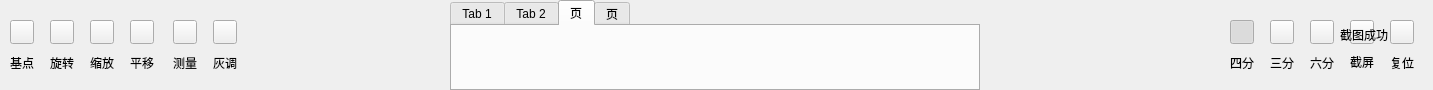
<?xml version="1.0" encoding="UTF-8"?>
<ui version="4.0">
 <class>qSlicerMeasureModuleWidget</class>
 <widget class="qSlicerWidget" name="qSlicerMeasureModuleWidget">
  <property name="geometry">
   <rect>
    <x>0</x>
    <y>0</y>
    <width>1433</width>
    <height>90</height>
   </rect>
  </property>
  <property name="minimumSize">
   <size>
    <width>122</width>
    <height>0</height>
   </size>
  </property>
  <property name="maximumSize">
   <size>
    <width>10000</width>
    <height>16777215</height>
   </size>
  </property>
  <property name="windowTitle">
   <string>QmitkTemplate</string>
  </property>
  <property name="styleSheet">
   <string notr="true"/>
  </property>
  <widget class="QWidget" name="widget" native="true">
   <property name="geometry">
    <rect>
     <x>0</x>
     <y>10</y>
     <width>411</width>
     <height>66</height>
    </rect>
   </property>
   <widget class="QLabel" name="label_6">
    <property name="geometry">
     <rect>
      <x>170</x>
      <y>40</y>
      <width>30</width>
      <height>25</height>
     </rect>
    </property>
    <property name="font">
     <font>
      <family>微软雅黑</family>
      <pointsize>9</pointsize>
     </font>
    </property>
    <property name="text">
     <string>测量</string>
    </property>
    <property name="alignment">
     <set>Qt::AlignCenter</set>
    </property>
   </widget>
   <widget class="QLabel" name="label">
    <property name="geometry">
     <rect>
      <x>47</x>
      <y>40</y>
      <width>30</width>
      <height>25</height>
     </rect>
    </property>
    <property name="font">
     <font>
      <family>微软雅黑</family>
      <pointsize>9</pointsize>
     </font>
    </property>
    <property name="text">
     <string>旋转</string>
    </property>
    <property name="alignment">
     <set>Qt::AlignCenter</set>
    </property>
   </widget>
   <widget class="QLabel" name="label_7">
    <property name="geometry">
     <rect>
      <x>210</x>
      <y>40</y>
      <width>30</width>
      <height>25</height>
     </rect>
    </property>
    <property name="font">
     <font>
      <family>微软雅黑</family>
      <pointsize>9</pointsize>
     </font>
    </property>
    <property name="text">
     <string>灰调</string>
    </property>
    <property name="alignment">
     <set>Qt::AlignCenter</set>
    </property>
   </widget>
   <widget class="QLabel" name="label_2">
    <property name="geometry">
     <rect>
      <x>87</x>
      <y>40</y>
      <width>30</width>
      <height>25</height>
     </rect>
    </property>
    <property name="font">
     <font>
      <family>微软雅黑</family>
      <pointsize>9</pointsize>
     </font>
    </property>
    <property name="text">
     <string>缩放</string>
    </property>
    <property name="alignment">
     <set>Qt::AlignCenter</set>
    </property>
   </widget>
   <widget class="QPushButton" name="pBtnZoomout">
    <property name="geometry">
     <rect>
      <x>90</x>
      <y>10</y>
      <width>24</width>
      <height>24</height>
     </rect>
    </property>
    <property name="text">
     <string/>
    </property>
    <property name="checkable">
     <bool>true</bool>
    </property>
    <property name="autoExclusive">
     <bool>true</bool>
    </property>
    <property name="flat">
     <bool>false</bool>
    </property>
   </widget>
   <widget class="QPushButton" name="pBtnGrayscale">
    <property name="geometry">
     <rect>
      <x>213</x>
      <y>10</y>
      <width>24</width>
      <height>24</height>
     </rect>
    </property>
    <property name="text">
     <string/>
    </property>
    <property name="checkable">
     <bool>true</bool>
    </property>
    <property name="autoExclusive">
     <bool>true</bool>
    </property>
   </widget>
   <widget class="QPushButton" name="pBtnMove">
    <property name="geometry">
     <rect>
      <x>130</x>
      <y>10</y>
      <width>24</width>
      <height>24</height>
     </rect>
    </property>
    <property name="text">
     <string/>
    </property>
    <property name="checkable">
     <bool>true</bool>
    </property>
    <property name="autoExclusive">
     <bool>true</bool>
    </property>
   </widget>
   <widget class="QPushButton" name="pBtnZoomin">
    <property name="geometry">
     <rect>
      <x>50</x>
      <y>10</y>
      <width>24</width>
      <height>24</height>
     </rect>
    </property>
    <property name="font">
     <font>
      <pointsize>9</pointsize>
     </font>
    </property>
    <property name="text">
     <string/>
    </property>
    <property name="checkable">
     <bool>true</bool>
    </property>
    <property name="autoExclusive">
     <bool>true</bool>
    </property>
    <property name="flat">
     <bool>false</bool>
    </property>
   </widget>
   <widget class="QPushButton" name="pBtnZoomin_2">
    <property name="geometry">
     <rect>
      <x>10</x>
      <y>10</y>
      <width>24</width>
      <height>24</height>
     </rect>
    </property>
    <property name="styleSheet">
     <string notr="true"/>
    </property>
    <property name="text">
     <string/>
    </property>
    <property name="checkable">
     <bool>true</bool>
    </property>
    <property name="checked">
     <bool>false</bool>
    </property>
    <property name="autoExclusive">
     <bool>true</bool>
    </property>
    <property name="flat">
     <bool>false</bool>
    </property>
   </widget>
   <widget class="QPushButton" name="pBtnMeasure">
    <property name="geometry">
     <rect>
      <x>173</x>
      <y>10</y>
      <width>24</width>
      <height>24</height>
     </rect>
    </property>
    <property name="styleSheet">
     <string notr="true"/>
    </property>
    <property name="text">
     <string/>
    </property>
    <property name="checkable">
     <bool>true</bool>
    </property>
    <property name="autoExclusive">
     <bool>true</bool>
    </property>
   </widget>
   <widget class="QLabel" name="label_3">
    <property name="geometry">
     <rect>
      <x>127</x>
      <y>40</y>
      <width>30</width>
      <height>25</height>
     </rect>
    </property>
    <property name="font">
     <font>
      <family>微软雅黑</family>
      <pointsize>9</pointsize>
     </font>
    </property>
    <property name="text">
     <string>平移</string>
    </property>
    <property name="alignment">
     <set>Qt::AlignCenter</set>
    </property>
   </widget>
   <widget class="QLabel" name="label_14">
    <property name="geometry">
     <rect>
      <x>7</x>
      <y>40</y>
      <width>30</width>
      <height>25</height>
     </rect>
    </property>
    <property name="font">
     <font>
      <family>微软雅黑</family>
      <pointsize>9</pointsize>
     </font>
    </property>
    <property name="text">
     <string>基点</string>
    </property>
    <property name="alignment">
     <set>Qt::AlignCenter</set>
    </property>
   </widget>
  </widget>
  <widget class="QWidget" name="widget_2" native="true">
   <property name="geometry">
    <rect>
     <x>1220</x>
     <y>10</y>
     <width>211</width>
     <height>66</height>
    </rect>
   </property>
   <widget class="QLabel" name="label_5">
    <property name="geometry">
     <rect>
      <x>167</x>
      <y>40</y>
      <width>30</width>
      <height>25</height>
     </rect>
    </property>
    <property name="font">
     <font>
      <family>微软雅黑</family>
      <pointsize>9</pointsize>
     </font>
    </property>
    <property name="text">
     <string>复位</string>
    </property>
    <property name="alignment">
     <set>Qt::AlignCenter</set>
    </property>
   </widget>
   <widget class="QPushButton" name="pBtnReset">
    <property name="geometry">
     <rect>
      <x>170</x>
      <y>10</y>
      <width>24</width>
      <height>24</height>
     </rect>
    </property>
    <property name="font">
     <font>
      <pointsize>9</pointsize>
     </font>
    </property>
    <property name="text">
     <string/>
    </property>
    <property name="checkable">
     <bool>false</bool>
    </property>
    <property name="autoExclusive">
     <bool>true</bool>
    </property>
   </widget>
   <widget class="QLabel" name="label_11">
    <property name="geometry">
     <rect>
      <x>120</x>
      <y>15</y>
      <width>51</width>
      <height>20</height>
     </rect>
    </property>
    <property name="text">
     <string>截图成功</string>
    </property>
   </widget>
   <widget class="QLabel" name="label_4">
    <property name="geometry">
     <rect>
      <x>127</x>
      <y>39</y>
      <width>30</width>
      <height>25</height>
     </rect>
    </property>
    <property name="font">
     <font>
      <family>微软雅黑</family>
      <pointsize>9</pointsize>
     </font>
    </property>
    <property name="text">
     <string>截屏</string>
    </property>
    <property name="alignment">
     <set>Qt::AlignCenter</set>
    </property>
   </widget>
   <widget class="QPushButton" name="pBtnWhirling">
    <property name="geometry">
     <rect>
      <x>130</x>
      <y>10</y>
      <width>24</width>
      <height>24</height>
     </rect>
    </property>
    <property name="text">
     <string/>
    </property>
    <property name="checkable">
     <bool>false</bool>
    </property>
    <property name="autoExclusive">
     <bool>false</bool>
    </property>
   </widget>
   <widget class="QLabel" name="label_8">
    <property name="geometry">
     <rect>
      <x>7</x>
      <y>40</y>
      <width>30</width>
      <height>25</height>
     </rect>
    </property>
    <property name="font">
     <font>
      <family>微软雅黑</family>
      <pointsize>9</pointsize>
     </font>
    </property>
    <property name="text">
     <string>四分</string>
    </property>
    <property name="alignment">
     <set>Qt::AlignCenter</set>
    </property>
   </widget>
   <widget class="QLabel" name="label_9">
    <property name="geometry">
     <rect>
      <x>47</x>
      <y>40</y>
      <width>30</width>
      <height>25</height>
     </rect>
    </property>
    <property name="font">
     <font>
      <family>微软雅黑</family>
      <pointsize>9</pointsize>
     </font>
    </property>
    <property name="text">
     <string>三分</string>
    </property>
    <property name="alignment">
     <set>Qt::AlignCenter</set>
    </property>
   </widget>
   <widget class="QPushButton" name="pBtnAllView">
    <property name="geometry">
     <rect>
      <x>90</x>
      <y>10</y>
      <width>24</width>
      <height>24</height>
     </rect>
    </property>
    <property name="text">
     <string/>
    </property>
    <property name="checkable">
     <bool>true</bool>
    </property>
    <property name="autoExclusive">
     <bool>true</bool>
    </property>
   </widget>
   <widget class="QPushButton" name="pBtnThreeView">
    <property name="geometry">
     <rect>
      <x>50</x>
      <y>10</y>
      <width>24</width>
      <height>24</height>
     </rect>
    </property>
    <property name="text">
     <string/>
    </property>
    <property name="checkable">
     <bool>true</bool>
    </property>
    <property name="autoExclusive">
     <bool>true</bool>
    </property>
   </widget>
   <widget class="QLabel" name="label_12">
    <property name="geometry">
     <rect>
      <x>87</x>
      <y>40</y>
      <width>30</width>
      <height>25</height>
     </rect>
    </property>
    <property name="font">
     <font>
      <family>微软雅黑</family>
      <pointsize>9</pointsize>
     </font>
    </property>
    <property name="text">
     <string>六分</string>
    </property>
    <property name="alignment">
     <set>Qt::AlignCenter</set>
    </property>
   </widget>
   <widget class="QPushButton" name="pBtnFourView">
    <property name="geometry">
     <rect>
      <x>10</x>
      <y>10</y>
      <width>24</width>
      <height>24</height>
     </rect>
    </property>
    <property name="text">
     <string/>
    </property>
    <property name="checkable">
     <bool>true</bool>
    </property>
    <property name="checked">
     <bool>true</bool>
    </property>
    <property name="autoExclusive">
     <bool>true</bool>
    </property>
   </widget>
   <zorder>label_5</zorder>
   <zorder>pBtnReset</zorder>
   <zorder>label_4</zorder>
   <zorder>pBtnWhirling</zorder>
   <zorder>label_11</zorder>
   <zorder>label_8</zorder>
   <zorder>label_9</zorder>
   <zorder>pBtnAllView</zorder>
   <zorder>pBtnThreeView</zorder>
   <zorder>label_12</zorder>
   <zorder>pBtnFourView</zorder>
  </widget>
  <widget class="QTabWidget" name="tabWidget">
   <property name="geometry">
    <rect>
     <x>450</x>
     <y>0</y>
     <width>530</width>
     <height>91</height>
    </rect>
   </property>
   <property name="currentIndex">
    <number>2</number>
   </property>
   <property name="tabBarAutoHide">
    <bool>false</bool>
   </property>
   <widget class="QWidget" name="tab">
    <attribute name="title">
     <string>Tab 1</string>
    </attribute>
    <widget class="QLabel" name="label_10">
     <property name="geometry">
      <rect>
       <x>0</x>
       <y>0</y>
       <width>530</width>
       <height>66</height>
      </rect>
     </property>
     <property name="font">
      <font>
       <pointsize>15</pointsize>
      </font>
     </property>
     <property name="styleSheet">
      <string notr="true">color: rgb(255, 255, 255);</string>
     </property>
     <property name="text">
      <string>TextLabelTextLabelTextLabelTextLabelTextLabelTextLabelTextLabelTextLabelTextLabelTextLabelTextLabelTextLabelTextLabelTextLabelTextLabelTextLabelTextLabelTextLabelTextLabelTextLabelTextLabelTextLabelTextLabelTextLabelTextLabelTextLabelTextLabelTextLabelTextLabelTextLabelTextLabelTextLabelTextLabelTextLabelTextLabelTextLabelTextLabelTextLabelTextLabelTextLabelTextLabelTextLabelTextLabelTextLabelTextLabelTextLabelTextLabelTextLabelTextLabelTextLabelTextLabelTextLabelTextLabelTextLabelTextLabelTextLabelTextLabelTextLabelTextLabelTextLabelTextLabelTextLabelTextLabelTextLabelTextLabelTextLabelTextLabelTextLabelTextLabelTextLabelTextLabelTextLabelTextLabelTextLabelTextLabelTextLabelTextLabelTextLabelTextLabelTextLabelTextLabelTextLabelTextLabelTextLabelTextLabelTextLabelTextLabelTextLabelTextLabelTextLabelTextLabelTextLabelTextLabelTextLabelTextLabelTextLabelTextLabelTextLabelTextLabelTextLabelTextLabelTextLabelTextLabelTextLabelTextLabelTextLabelTextLabelTextLabelTextLabelTextLabelTextLabelTextLabelTextLabelTextLabelTextLabelTextLabelTextLabelTextLabelTextLabelTextLabelTextLabelTextLabelTextLabelTextLabelTextLabelTextLabelTextLabelTextLabelTextLabelTextLabelTextLabelTextLabelTextLabelTextLabelTextLabelTextLabelTextLabelTextLabelTextLabelTextLabelTextLabelTextLabelTextLabelTextLabelTextLabelTextLabelTextLabelTextLabelTextLabelTextLabelTextLabelTextLabelTextLabelTextLabelTextLabelTextLabelTextLabelTextLabelTextLabelTextLabelTextLabelTextLabelTextLabelTextLabelTextLabelTextLabelTextLabelTextLabelTextLabelTextLabelTextLabelTextLabelTextLabelTextLabelTextLabelTextLabelTextLabelTextLabelTextLabelTextLabelTextLabelTextLabelTextLabelTextLabelTextLabelTextLabelTextLabelTextLabelTextLabelTextLabelTextLabelTextLabelTextLabelTextLabelTextLabelTextLabelTextLabelTextLabelTextLabelTextLabelTextLabelTextLabelTextLabelTextLabelTextLabelTextLabelTextLabelTextLabelTextLabelTextLabelTextLabelTextLabelTextLabelTextLabelTextLabelTextLabelTextLabelTextLabelTextLabelTextLabelTextLabelTextLabelTextLabelTextLabelTextLabelTextLabelTextLabelTextLabelTextLabelTextLabelTextLabelTextLabelTextLabelTextLabelTextLabelTextLabelTextLabelTextLabelTextLabelTextLabelTextLabelTextLabelTextLabelTextLabelTextLabelTextLabelTextLabelTextLabelTextLabelTextLabelTextLabelTextLabelTextLabelTextLabelTextLabelTextLabelTextLabelTextLabelTextLabelTextLabelTextLabelTextLabelTextLabelTextLabelTextLabelTextLabelTextLabelTextLabelTextLabelTextLabelTextLabelTextLabelTextLabelTextLabelTextLabelTextLabelTextLabelTextLabelTextLabelTextLabelTextLabelTextLabelTextLabelTextLabelTextLabelTextLabelTextLabelTextLabelTextLabelTextLabelTextLabelTextLabelTextLabelTextLabelTextLabelTextLabelTextLabelTextLabelTextLabelTextLabelTextLabelTextLabelTextLabelTextLabelTextLabelTextLabelTextLabelTextLabelTextLabelTextLabelTextLabelTextLabelTextLabelTextLabelTextLabelTextLabelTextLabelTextLabelTextLabelTextLabelTextLabelTextLabelTextLabelTextLabelTextLabelTextLabelTextLabelTextLabelTextLabelTextLabelTextLabelTextLabelTextLabelTextLabelTextLabelTextLabelTextLabelTextLabelTextLabelTextLabelTextLabelTextLabelTextLabelTextLabelTextLabelTextLabelTextLabelTextLabelTextLabelTextLabelTextLabelTextLabelTextLabelTextLabelTextLabelTextLabelTextLabelTextLabelTextLabelTextLabelTextLabelTextLabelTextLabelTextLabelTextLabelTextLabelTextLabelTextLabelTextLabelTextLabelTextLabelTextLabelTextLabelTextLabelTextLabelTextLabelTextLabelTextLabelTextLabelTextLabelTextLabelTextLabelTextLabelTextLabelTextLabelTextLabelTextLabelTextLabelTextLabelTextLabelTextLabelTextLabelTextLabelTextLabelTextLabelTextLabelTextLabelTextLabelTextLabelTextLabelTextLabelTextLabelTextLabelTextLabelTextLabelTextLabelTextLabelTextLabelTextLabelTextLabelTextLabelTextLabelTextLabelTextLabelTextLabelTextLabelTextLabelTextLabelTextLabelTextLabelTextLabelTextLabelTextLabelTextLabelTextLabelTextLabelTextLabelTextLabelTextLabelTextLabelTextLabelTextLabelTextLabelTextLabelTextLabelTextLabelTextLabelTextLabelTextLabelTextLabelTextLabelTextLabelTextLabelTextLabelTextLabelTextLabelTextLabelTextLabelTextLabelTextLabelTextLabelTextLabelTextLabelTextLabelTextLabelTextLabelTextLabelTextLabelTextLabelTextLabelTextLabelTextLabelTextLabelTextLabelTextLabelTextLabelTextLabelTextLabelTextLabelTextLabelTextLabelTextLabelTextLabelTextLabelTextLabelTextLabelTextLabelTextLabelTextLabelTextLabel</string>
     </property>
     <property name="alignment">
      <set>Qt::AlignCenter</set>
     </property>
     <property name="wordWrap">
      <bool>true</bool>
     </property>
    </widget>
   </widget>
   <widget class="QWidget" name="tab_2">
    <attribute name="title">
     <string>Tab 2</string>
    </attribute>
    <widget class="QWidget" name="verticalLayoutWidget">
     <property name="geometry">
      <rect>
       <x>0</x>
       <y>0</y>
       <width>531</width>
       <height>80</height>
      </rect>
     </property>
     <layout class="QVBoxLayout" name="verticalLayout"/>
    </widget>
   </widget>
   <widget class="QWidget" name="tab_3">
    <attribute name="title">
     <string>页</string>
    </attribute>
   </widget>
   <widget class="QWidget" name="tab_4">
    <attribute name="title">
     <string>页</string>
    </attribute>
    <widget class="qMRMLWindowLevelWidget" name="lwWidget1">
     <property name="geometry">
      <rect>
       <x>0</x>
       <y>5</y>
       <width>521</width>
       <height>55</height>
      </rect>
     </property>
    </widget>
   </widget>
  </widget>
  <action name="action_2">
   <property name="text">
    <string>放大大</string>
   </property>
  </action>
  <action name="action_3">
   <property name="text">
    <string>缩小</string>
   </property>
  </action>
 </widget>
 <layoutdefault spacing="6" margin="11"/>
 <customwidgets>
  <customwidget>
   <class>qMRMLWindowLevelWidget</class>
   <extends>QWidget</extends>
   <header>qMRMLWindowLevelWidget.h</header>
   <container>1</container>
  </customwidget>
  <customwidget>
   <class>qSlicerWidget</class>
   <extends>QWidget</extends>
   <header>qSlicerWidget.h</header>
   <container>1</container>
  </customwidget>
 </customwidgets>
 <resources/>
 <connections/>
</ui>
